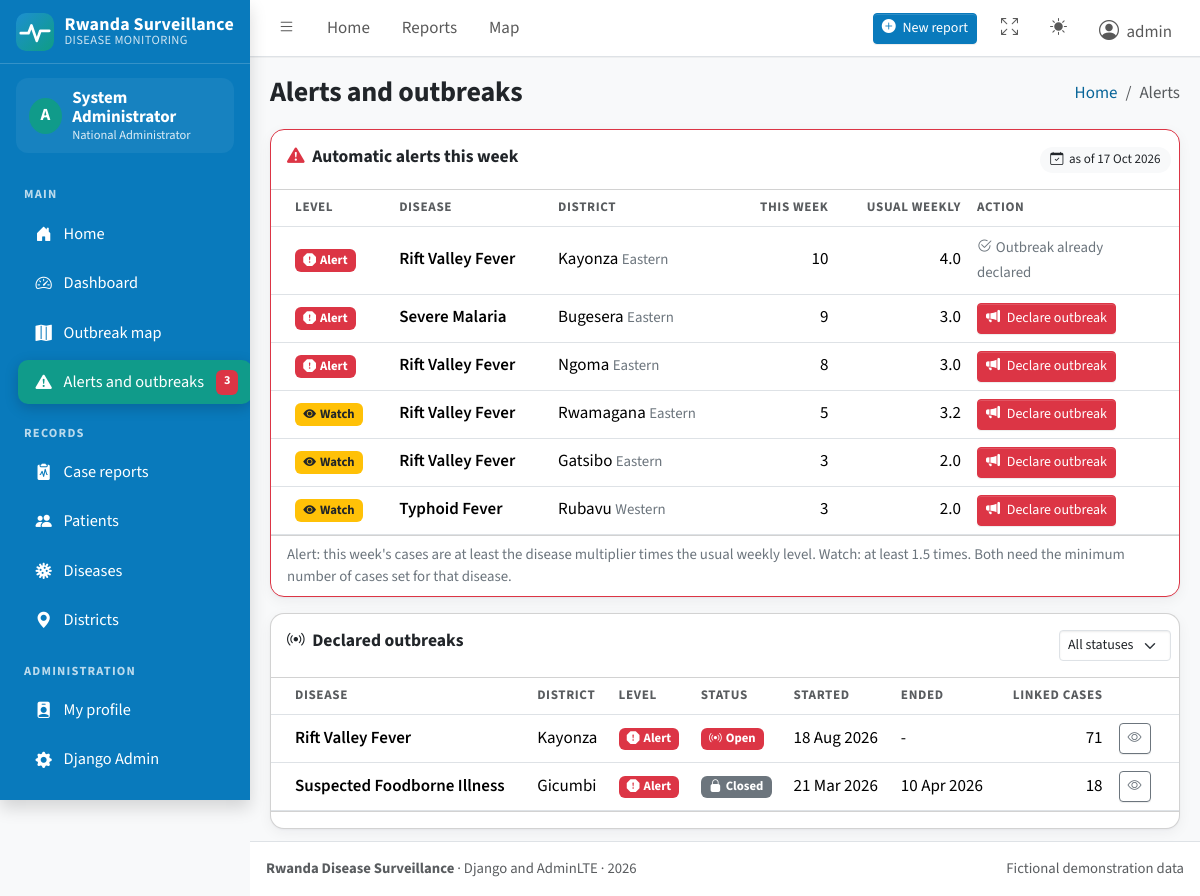
/outbreaks/ (signed in), run on the app's committed database.
### surveillance/models.py (models this page shows, shortened)
class Disease(models.Model):
    class Category(models.TextChoices):
        VECTOR = "vector", "Vector-borne"
        ZOONOTIC = "zoonotic", "Zoonotic"
        RESPIRATORY = "respiratory", "Respiratory"
        WATER_FOOD = "water_food", "Water and food-borne"
        VACCINE = "vaccine", "Vaccine-preventable"
        HAEMORRHAGIC = "haemorrhagic", "Viral haemorrhagic"
        INJURY = "injury", "Injury and envenomation"
        OTHER = "other", "Other"
    class Reporting(models.TextChoices):
        IMMEDIATE = "immediate", "Immediate (within 24 hours)"
        WEEKLY = "weekly", "Weekly"
    name = models.CharField(max_length=100, unique=True)
    code = models.CharField(max_length=10, unique=True)
    category = models.CharField(max_length=20, choices=Category.choices, default=Category.OTHER)
    reporting = models.CharField(max_length=10, choices=Reporting.choices, default=Reporting.WEEKLY)
    description = models.TextField(blank=True)
    alert_multiplier = models.DecimalField(
        max_digits=4, decimal_places=1, default=2.0,
        help_text="An alert is raised when this week's cases reach this many times the usual weekly level.",
    )
    min_cases_for_alert = models.PositiveSmallIntegerField(
        default=5, help_text="Never raise an alert for fewer cases than this in one week."
    )
    is_active = models.BooleanField(default=True)
    class Meta:
        ordering = ["name"]

class Outbreak(models.Model):
    class Level(models.TextChoices):
        WATCH = "watch", "Watch"
        ALERT = "alert", "Alert"
    class Status(models.TextChoices):
        OPEN = "open", "Open"
        CONTAINED = "contained", "Contained"
        CLOSED = "closed", "Closed"
    disease = models.ForeignKey(Disease, on_delete=models.PROTECT, related_name="outbreaks")
    district = models.ForeignKey("locations.District", on_delete=models.PROTECT, related_name="outbreaks")
    level = models.CharField(max_length=10, choices=Level.choices, default=Level.ALERT)
    status = models.CharField(max_length=10, choices=Status.choices, default=Status.OPEN)
    start_date = models.DateField(default=timezone.localdate)
    end_date = models.DateField(null=True, blank=True)
    auto_detected = models.BooleanField(default=False, help_text="Raised from an automatic alert.")
    cases = models.ManyToManyField(CaseReport, blank=True, related_name="outbreaks")
    declared_by = models.ForeignKey(
        settings.AUTH_USER_MODEL, on_delete=models.SET_NULL, null=True, blank=True, related_name="declared_outbreaks"
    )
    notes = models.TextField(blank=True)
    created_at = models.DateTimeField(auto_now_add=True)
    class Meta:
        ordering = ["-start_date", "-id"]
        constraints = [
            models.UniqueConstraint(
                fields=["disease", "district"],
                condition=Q(status="open"),
                name="one_open_outbreak_per_disease_and_district",
                violation_error_message="There is already an open outbreak for this disease in this district.",
            )
        ]

### locations/models.py (models this page shows, shortened)
class District(models.Model):
    province = models.ForeignKey(Province, on_delete=models.PROTECT, related_name="districts")
    name = models.CharField(max_length=80, unique=True)
    latitude = models.DecimalField(max_digits=9, decimal_places=6)
    longitude = models.DecimalField(max_digits=9, decimal_places=6)
    class Meta:
        ordering = ["name"]

class Province(models.Model):
    name = models.CharField(max_length=60, unique=True)
    class Meta:
        ordering = ["name"]

### surveillance/views.py (the view)
# urls.py: path("outbreaks/", views.OutbreakListView.as_view(), name="outbreak_list"),
class OutbreakListView(RoleRequiredMixin, ListView):
    model = Outbreak
    template_name = "surveillance/outbreak_list.html"
    context_object_name = "outbreaks"
    paginate_by = 12
    def get_queryset(self):
        qs = Outbreak.objects.select_related("disease", "district__province", "declared_by").annotate(case_total=Count("cases")).order_by("-start_date", "-id")
        status = self.request.GET.get("status", "")
        if status:
            qs = qs.filter(status=status)
        return qs
    def get_context_data(self, **kwargs):
        ctx = super().get_context_data(**kwargs)
        as_of = get_as_of_date()
        open_pairs = set(Outbreak.objects.filter(status="open").values_list("disease_id", "district_id"))
        alerts = current_alerts(as_of=as_of)
        for a in alerts:
            a["declared"] = (a["disease"].id, a["district"].id) in open_pairs
        ctx.update(alerts=alerts, as_of=as_of, statuses=Outbreak.Status.choices, selected_status=self.request.GET.get("status", ""))
        return ctx

### templates/surveillance/outbreak_list.html (shortened to what this page needs)
{% extends "base.html" %}
{% load ui_tags %}
{% block page_title %}Alerts and outbreaks{% endblock %}
{% block breadcrumb %}<li class="breadcrumb-item active" aria-current="page">Alerts</li>{% endblock %}
{% block content %}
<div class="card border-danger mb-3">
  <div class="card-header">
    <h3 class="card-title"><i class="bi bi-exclamation-triangle-fill text-danger me-1"></i> Automatic alerts this week</h3>
    <div class="card-tools"><span class="stat-pill"><i class="bi bi-calendar-check"></i> as of {{ as_of|date:"d M Y" }}</span></div>
  </div>
  <div class="card-body p-0 table-responsive">
    <table class="table mb-0">
      <thead><tr><th>Level</th><th>Disease</th><th>District</th><th class="text-end">This week</th><th class="text-end">Usual weekly</th><th style="width:210px">Action</th></tr></thead>
      <tbody>
      {% for a in alerts %}
        <tr>
          <td>{% level_badge a.level %}</td>
          <td class="fw-semibold">{{ a.disease.name }}</td>
          <td>{{ a.district.name }} <small class="text-secondary">{{ a.district.province.name }}</small></td>
          <td class="text-end">{{ a.current }}</td><td class="text-end">{{ a.baseline }}</td>
          <td>
            {% if a.declared %}<span class="text-secondary small"><i class="bi bi-check2-circle me-1"></i>Outbreak already declared</span>
            {% elif can_declare %}<a class="btn btn-sm btn-danger" href="{% url 'outbreak_declare' %}?disease={{ a.disease.pk }}&district={{ a.district.pk }}&level={{ a.level }}"><i class="bi bi-megaphone-fill me-1"></i> Declare outbreak</a>
            {% else %}<span class="text-secondary small">Officers can declare</span>{% endif %}
          </td>
        </tr>
      {% empty %}
        <tr><td colspan="6" class="text-center text-secondary py-4">No disease is above its usual level this week.</td></tr>
      {% endfor %}
      </tbody>
    </table>
  </div>
  <div class="card-footer small text-secondary">Alert: this week's cases are at least the disease multiplier times the usual weekly level. Watch: at least 1.5 times. Both need the minimum number of cases set for that disease.</div>
</div>
<div class="card">
  <div class="card-header">
    <h3 class="card-title"><i class="bi bi-broadcast me-1"></i> Declared outbreaks</h3>
    <div class="card-tools">
      <form method="get" class="d-inline-flex gap-2">
        <select name="status" class="form-select form-select-sm" onchange="this.form.submit()"><option value="">All statuses</option>
          {% for value, label in statuses %}<option value="{{ value }}" {% if selected_status == value %}selected{% endif %}>{{ label }}</option>{% endfor %}</select>
      </form>
    </div>
  </div>
  <div class="card-body p-0 table-responsive">
    <table class="table table-hover mb-0">
      <thead><tr><th>Disease</th><th>District</th><th>Level</th><th>Status</th><th>Started</th><th>Ended</th><th class="text-end">Linked cases</th><th></th></tr></thead>
      <tbody>
      {% for o in outbreaks %}
        <tr>
          <td class="fw-semibold">{{ o.disease.name }}</td><td>{{ o.district.name }}</td>
          <td>{% level_badge o.level o.get_level_display %}</td><td>{% level_badge o.status o.get_status_display %}</td>
          <td>{{ o.start_date|date:"d M Y" }}</td><td>{{ o.end_date|date:"d M Y"|default:"-" }}</td>
          <td class="text-end">{{ o.case_total }}</td>
          <td><a href="{% url 'outbreak_detail' o.pk %}" class="btn btn-sm btn-outline-secondary"><i class="bi bi-eye"></i></a></td>
        </tr>
      {% empty %}
        <tr><td colspan="8" class="text-center text-secondary py-4">No outbreaks have been declared.</td></tr>
      {% endfor %}
      </tbody>
    </table>
  </div>
  <div class="card-footer">{% include "partials/pagination.html" %}</div>
</div>
{% endblock %}

### templates/base.html (shortened to what this page needs)
{% load static ui_tags %}<!doctype html>
<html lang="en">
<head>
  <link rel="stylesheet" href="{% static 'vendor/fonts/fonts.css' %}">
  <link rel="stylesheet" href="{% static 'vendor/bootstrap-icons/bootstrap-icons.min.css' %}">
  <link rel="stylesheet" href="{% static 'vendor/adminlte/css/adminlte.min.css' %}">
  <link rel="stylesheet" href="{% static 'css/app.css' %}">
</head>
<body class="layout-fixed sidebar-expand-lg bg-body-tertiary">
<div class="app-wrapper">
  <nav class="app-header navbar navbar-expand bg-body">
    <div class="container-fluid">
      <ul class="navbar-nav">
        <li class="nav-item">
          <a class="nav-link" data-lte-toggle="sidebar" href="#" role="button" aria-label="Toggle sidebar"><i class="bi bi-list"></i></a>
        </li>
        <li class="nav-item d-none d-md-block"><a href="{% url 'home' %}" class="nav-link">Home</a></li>
        {% if role %}
        <li class="nav-item d-none d-md-block"><a href="{% url 'report_list' %}" class="nav-link">Reports</a></li>
        <li class="nav-item d-none d-md-block"><a href="{% url 'outbreak_map' %}" class="nav-link">Map</a></li>
        {% endif %}
      </ul>
      <ul class="navbar-nav ms-auto align-items-center">
        {% if can_add_data %}
        <li class="nav-item">
          <a class="btn btn-sm btn-primary me-2" href="{% url 'report_add' %}"><i class="bi bi-plus-circle-fill me-1"></i> New report</a>
        </li>
        {% endif %}
        <li class="nav-item">
          <a class="nav-link" href="#" data-lte-toggle="fullscreen" aria-label="Toggle fullscreen">
            <i data-lte-icon="maximize" class="bi bi-arrows-fullscreen"></i>
          </a>
        </li>
        <li class="nav-item dropdown">
          <a class="nav-link" href="#" id="bd-theme" aria-label="Toggle colour theme" data-bs-toggle="dropdown" aria-expanded="false">
            <i class="bi bi-sun-fill" data-lte-theme-icon="light"></i>
          </a>
        </li>
        {% if user.is_authenticated %}
        <li class="nav-item dropdown user-menu">
          <a href="#" class="nav-link dropdown-toggle" data-bs-toggle="dropdown">
            <i class="bi bi-person-circle fs-5 me-1"></i>
            <span class="d-none d-md-inline">{{ user.username }}</span>
          </a>
        </li>
        {% else %}
        <li class="nav-item"><a class="btn btn-sm btn-outline-primary" href="{% url 'login' %}">Sign in</a></li>
        {% endif %}
      </ul>
    </div>
  </nav>
  <aside class="app-sidebar shadow" data-bs-theme="dark">
    <div class="sidebar-brand">
      <a href="{% url 'home' %}" class="brand-link">
        <img src="{% static 'img/logo.svg' %}" alt="">
        <span class="brand-title">Rwanda Surveillance<span class="brand-sub">DISEASE MONITORING</span></span>
      </a>
    </div>
    {% if user.is_authenticated %}
    <div class="sidebar-user">
      <div class="avatar">{{ user.username|slice:":1"|upper }}</div>
      <div class="who"><strong>{{ user.get_full_name|default:user.username }}</strong><small>{{ role_label }}</small></div>
    </div>
    {% endif %}
    <div class="sidebar-wrapper">
      <nav class="mt-2" aria-label="Main navigation">
        <ul class="nav sidebar-menu flex-column" role="menu" id="navigation">
          <li class="nav-header">Main</li>
          <li class="nav-item"><a href="{% url 'home' %}" class="nav-link {% nav_active 'home' %}"><i class="nav-icon bi bi-house-door-fill"></i><p>Home</p></a></li>
          {% if role %}
          <li class="nav-item"><a href="{% url 'dashboard' %}" class="nav-link {% nav_active 'dashboard' %}"><i class="nav-icon bi bi-speedometer2"></i><p>Dashboard</p></a></li>
          <li class="nav-item"><a href="{% url 'outbreak_map' %}" class="nav-link {% nav_active 'outbreak_map' %}"><i class="nav-icon bi bi-map-fill"></i><p>Outbreak map</p></a></li>
          <li class="nav-item">
            <a href="{% url 'outbreak_list' %}" class="nav-link {% nav_active 'outbreak_list' 'outbreak_detail' 'outbreak_declare' %}">
              <i class="nav-icon bi bi-exclamation-triangle-fill"></i><p>Alerts and outbreaks</p>
              {% if alert_count %}<span class="badge text-bg-danger">{{ alert_count }}</span>{% endif %}
            </a>
          </li>
          <li class="nav-header">Records</li>
          <li class="nav-item"><a href="{% url 'report_list' %}" class="nav-link {% nav_active 'report_' %}"><i class="nav-icon bi bi-clipboard2-pulse-fill"></i><p>Case reports</p></a></li>
          <li class="nav-item"><a href="{% url 'patient_list' %}" class="nav-link {% nav_active 'patient_' %}"><i class="nav-icon bi bi-people-fill"></i><p>Patients</p></a></li>
          <li class="nav-item"><a href="{% url 'disease_list' %}" class="nav-link {% nav_active 'disease_' %}"><i class="nav-icon bi bi-virus"></i><p>Diseases</p></a></li>
          <li class="nav-item"><a href="{% url 'district_list' %}" class="nav-link {% nav_active 'district_' %}"><i class="nav-icon bi bi-geo-alt-fill"></i><p>Districts</p></a></li>
          <li class="nav-header">Administration</li>
          <li class="nav-item"><a href="{% url 'profile' %}" class="nav-link {% nav_active 'profile' %}"><i class="nav-icon bi bi-person-badge-fill"></i><p>My profile</p></a></li>
          {% if user.is_staff %}
          <li class="nav-item"><a href="{% url 'admin:index' %}" class="nav-link"><i class="nav-icon bi bi-gear-fill"></i><p>Django Admin</p></a></li>
          {% endif %}
          {% elif user.is_authenticated %}
          <li class="nav-header">Account</li>
          <li class="nav-item"><a href="{% url 'profile' %}" class="nav-link"><i class="nav-icon bi bi-person-badge-fill"></i><p>My profile</p></a></li>
          {% else %}
          <li class="nav-header">Account</li>
          <li class="nav-item"><a href="{% url 'login' %}" class="nav-link"><i class="nav-icon bi bi-box-arrow-in-right"></i><p>Sign in</p></a></li>
          {% endif %}
        </ul>
      </nav>
    </div>
  </aside>
  <main class="app-main">
    <div class="app-content-header">
      <div class="container-fluid">
        <div class="row align-items-center">
          <div class="col-md-7"><h1 class="mb-0 fs-3">{% block page_title %}Dashboard{% endblock %}</h1></div>
          <div class="col-md-5">
            <nav aria-label="breadcrumb">
              <ol class="breadcrumb float-md-end mb-0">
                <li class="breadcrumb-item"><a href="{% url 'home' %}">Home</a></li>
                {% block breadcrumb %}<li class="breadcrumb-item active" aria-current="page">Dashboard</li>{% endblock %}
              </ol>
            </nav>
          </div>
        </div>
      </div>
    </div>
    <div class="app-content">
      <div class="container-fluid">
        {% block content %}{% endblock %}
      </div>
    </div>
  </main>
  <footer class="app-footer">
    <div class="float-end d-none d-sm-inline">Fictional demonstration data</div>
    <strong>Rwanda Disease Surveillance</strong> &middot; Django and AdminLTE &middot; {% now "Y" %}
  </footer>
</div>
</body>
</html>

### data on the page
Disease: level "Alert", disease.name "Rift Valley Fever", district.name "Kayonza", district.province.name "Eastern", current "10", baseline "4.0", shows "Outbreak already declared", district.name "Ngoma", current "8", baseline "3.0", level "Watch", district.name "Rwamagana", current "5", baseline "3.2", district.name "Gatsibo", current "3", baseline "2.0"
Disease: level "Alert", disease.name "Severe Malaria", district.name "Bugesera", district.province.name "Eastern", current "9", baseline "3.0"
Disease: level "Watch", disease.name "Typhoid Fever", district.name "Rubavu", district.province.name "Western", current "3", baseline "2.0"
Outbreak: disease.name "Rift Valley Fever", district.name "Kayonza", level "Alert", status "Open", start_date "18 Aug 2026", end_date "-", case_total "71"
Outbreak: disease.name "Suspected Foodborne Illness", district.name "Gicumbi", level "Alert", status "Closed", start_date "21 Mar 2026", end_date "10 Apr 2026", case_total "18"

### other printed values
{{ user.username }} "admin"
{{ user.username|slice:":1"|upper }} "A"
{{ user.get_full_name|default:user.username }} "System Administrator"
{{ role_label }} "National Administrator"
{{ alert_count }} "3"
{{ as_of|date:"d M Y" }} "17 Oct 2026"
